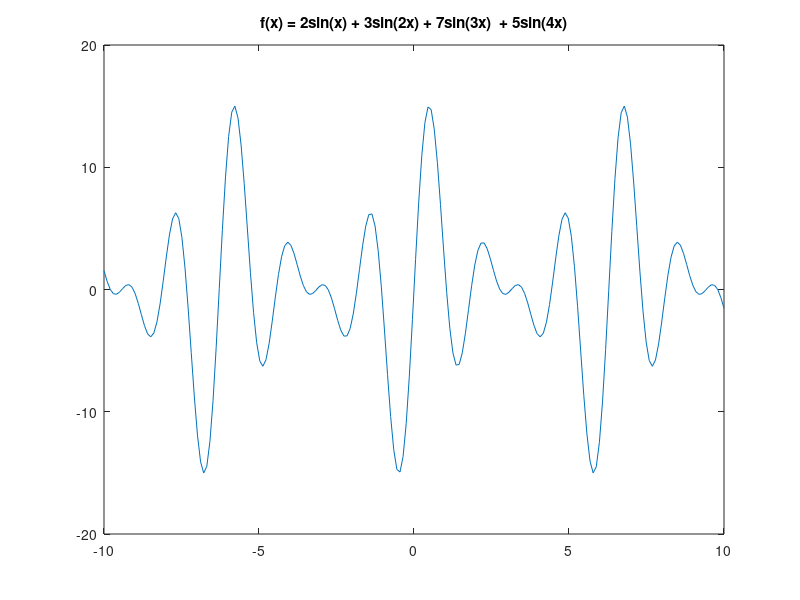

Here is the MATLAB script that generated this plot:
% Script File: SumOfSines
% Plot the graph of f (x) = 2sin(x) + 3sin(2x) + 7sin(3x) + 5sin(4x)
% across the interval [-10,10].
% NOTE: Four ways to compute the values of f(x).

close all

%1.  The scalar-level script 
% Notice that x and y are column vectors
n = 200; 
x = linspace(-10, 10, n)';
y = zeros(n, 1);
for k = 1:n
  y(k) = 2*sin(x(k)) + 3*sin(2*x(k)) + 7*sin(3*x(k)) + 5*sin(4*x(k));
end
plot(x, y)
title('f(x) = 2sin(x) + 3sin(2x) + 7sin(3x)  + 5sin(4x)')

%%%%% 2.  The vector-level script %%%%%%%%%

x = linspace(-10, 10, n)';
y = 2*sin(x) + 3*sin(2*x) + 7*sin(3*x) + 5*sin(4*x);
plot(x, y)
title('f(x) = 2sin(x) + 3sin(2x) + 7sin(3x)  + 5sin(4x)')

%%%%% 3.  Matrix-level script:  %%%%%%%%%
% A linear combination of vectors is equivalent to matrix-vector
% multiplication.
% 1. Typing all entries to creat matrix A
A = [3 5 8 1; 1 0 3 6; 4 3 3 8; 7 8 1 7; 2 4 1 0; 8 2 1 9]
y = A*[2; 3; 7; 5];


%%%%%  Using two for-loops to create a matrix. %%%%%
n = 200; m = 4;
x = linspace(-10, 10, n)';
A = zeros(n, m);
for j = 1:m
    for k = 1:n
        A(k, j) = sin(j*x(k));
    end
end
y = A*[2; 3; 7; 5];
plot(x,y)
title('f(x) = 2sin(x) + 3sin(2x) + 7sin(3x)  + 5sin(4x)')

%%%%%  Aggregating its columns. %%%%%%%%%%%%%%%%%
x = linspace(-10, 10, n)';
A = [sin(x) sin(2*x) sin(3*x) sin(4*x)];
y = A*[2;3;7;5];
plot(x, y)
title('f(x) = 2sin(x) + 3sin(2x) + 7sin(3x)  + 5sin(4x)')

%%%%%%%%%%%%%%%%%%%%%%%%%%%%%%%%%%%%%%%%%%%%%%%
% 4. Initialize A using a single loop whereby each pass sets up a single column.
n = 200; m = 4;
x = linspace(-10, 10, n)';
A = zeros(n, m);
for j = 1:m
  A(:, j) = sin(j*x);
end
y = A*[2;3;7;5];
plot(x, y)
title('f(x) = 2sin(x) + 3sin(2x) + 7sin(3x)  + 5sin(4x)')